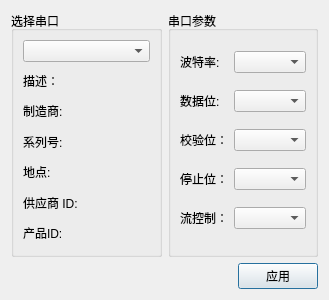
<?xml version="1.0" encoding="UTF-8"?>
<ui version="4.0">
 <class>SettingsDialog</class>
 <widget class="QDialog" name="SettingsDialog">
  <property name="geometry">
   <rect>
    <x>0</x>
    <y>0</y>
    <width>329</width>
    <height>300</height>
   </rect>
  </property>
  <property name="windowTitle">
   <string>Settings</string>
  </property>
  <layout class="QGridLayout" name="gridLayout_3">
   <item row="0" column="1">
    <widget class="QGroupBox" name="parametersBox">
     <property name="title">
      <string>串口参数</string>
     </property>
     <layout class="QGridLayout" name="gridLayout_2">
      <item row="0" column="0">
       <widget class="QLabel" name="baudRateLabel">
        <property name="text">
         <string>波特率:</string>
        </property>
       </widget>
      </item>
      <item row="0" column="1">
       <widget class="QComboBox" name="baudRateBox"/>
      </item>
      <item row="1" column="0">
       <widget class="QLabel" name="dataBitsLabel">
        <property name="text">
         <string>数据位:</string>
        </property>
       </widget>
      </item>
      <item row="1" column="1">
       <widget class="QComboBox" name="dataBitsBox"/>
      </item>
      <item row="2" column="0">
       <widget class="QLabel" name="parityLabel">
        <property name="text">
         <string>校验位：</string>
        </property>
       </widget>
      </item>
      <item row="2" column="1">
       <widget class="QComboBox" name="parityBox"/>
      </item>
      <item row="3" column="0">
       <widget class="QLabel" name="stopBitsLabel">
        <property name="text">
         <string>停止位：</string>
        </property>
       </widget>
      </item>
      <item row="3" column="1">
       <widget class="QComboBox" name="stopBitsBox"/>
      </item>
      <item row="4" column="0">
       <widget class="QLabel" name="flowControlLabel">
        <property name="text">
         <string>流控制：</string>
        </property>
       </widget>
      </item>
      <item row="4" column="1">
       <widget class="QComboBox" name="flowControlBox"/>
      </item>
     </layout>
    </widget>
   </item>
   <item row="0" column="0">
    <widget class="QGroupBox" name="selectBox">
     <property name="title">
      <string>选择串口</string>
     </property>
     <layout class="QGridLayout" name="gridLayout">
      <item row="0" column="0">
       <widget class="QComboBox" name="serialPortInfoListBox"/>
      </item>
      <item row="1" column="0">
       <widget class="QLabel" name="descriptionLabel">
        <property name="text">
         <string>描述：</string>
        </property>
       </widget>
      </item>
      <item row="2" column="0">
       <widget class="QLabel" name="manufacturerLabel">
        <property name="text">
         <string>制造商:</string>
        </property>
       </widget>
      </item>
      <item row="3" column="0">
       <widget class="QLabel" name="serialNumberLabel">
        <property name="text">
         <string>系列号:</string>
        </property>
       </widget>
      </item>
      <item row="4" column="0">
       <widget class="QLabel" name="locationLabel">
        <property name="text">
         <string>地点:</string>
        </property>
       </widget>
      </item>
      <item row="5" column="0">
       <widget class="QLabel" name="vidLabel">
        <property name="text">
         <string>供应商 ID:</string>
        </property>
       </widget>
      </item>
      <item row="6" column="0">
       <widget class="QLabel" name="pidLabel">
        <property name="text">
         <string>产品ID:</string>
        </property>
       </widget>
      </item>
     </layout>
    </widget>
   </item>
   <item row="1" column="0" colspan="2">
    <layout class="QHBoxLayout" name="horizontalLayout">
     <item>
      <spacer name="horizontalSpacer">
       <property name="orientation">
        <enum>Qt::Horizontal</enum>
       </property>
       <property name="sizeHint" stdset="0">
        <size>
         <width>96</width>
         <height>20</height>
        </size>
       </property>
      </spacer>
     </item>
     <item>
      <widget class="QPushButton" name="applyButton">
       <property name="text">
        <string>应用</string>
       </property>
      </widget>
     </item>
    </layout>
   </item>
  </layout>
 </widget>
 <resources/>
 <connections/>
</ui>
